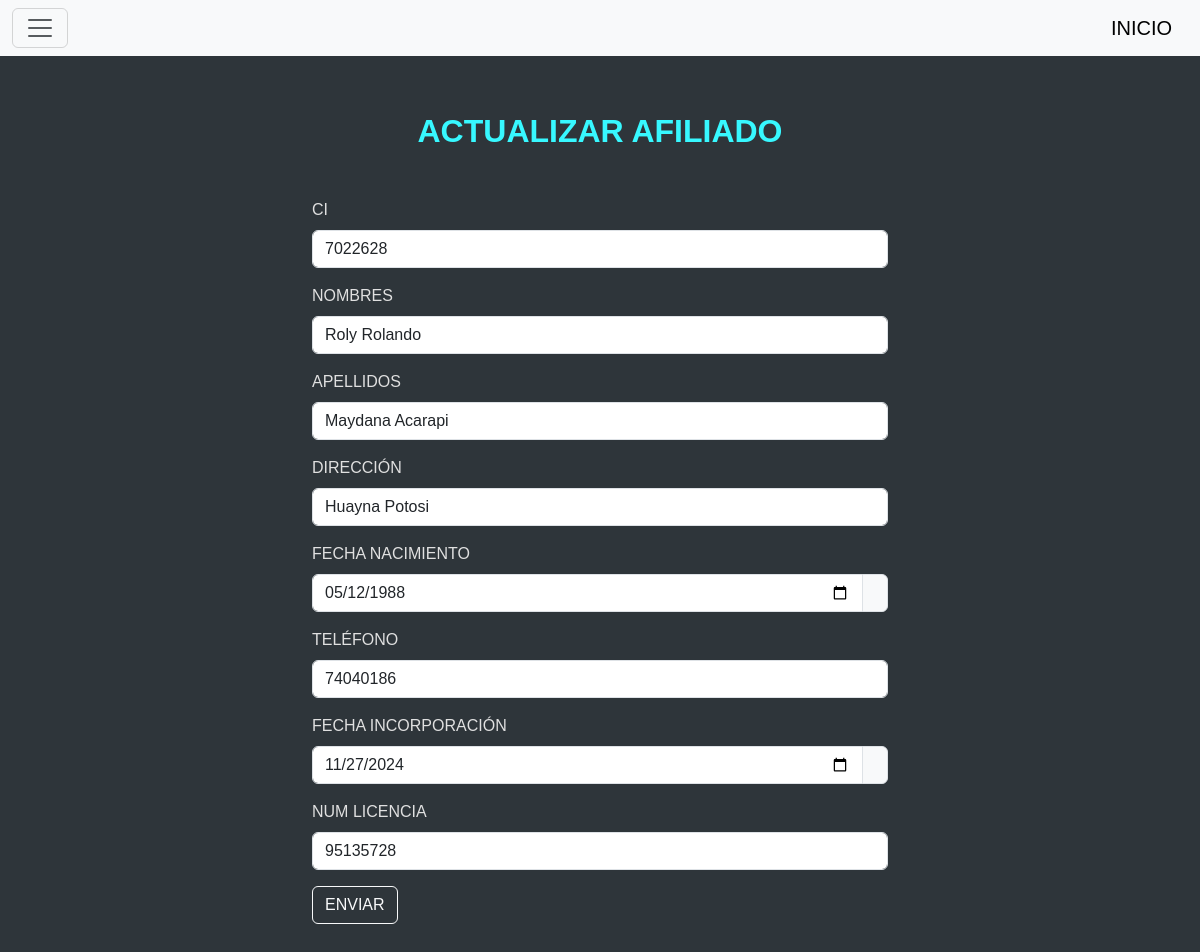
Page /edit/7022628 (signed in) on the earlier database version.
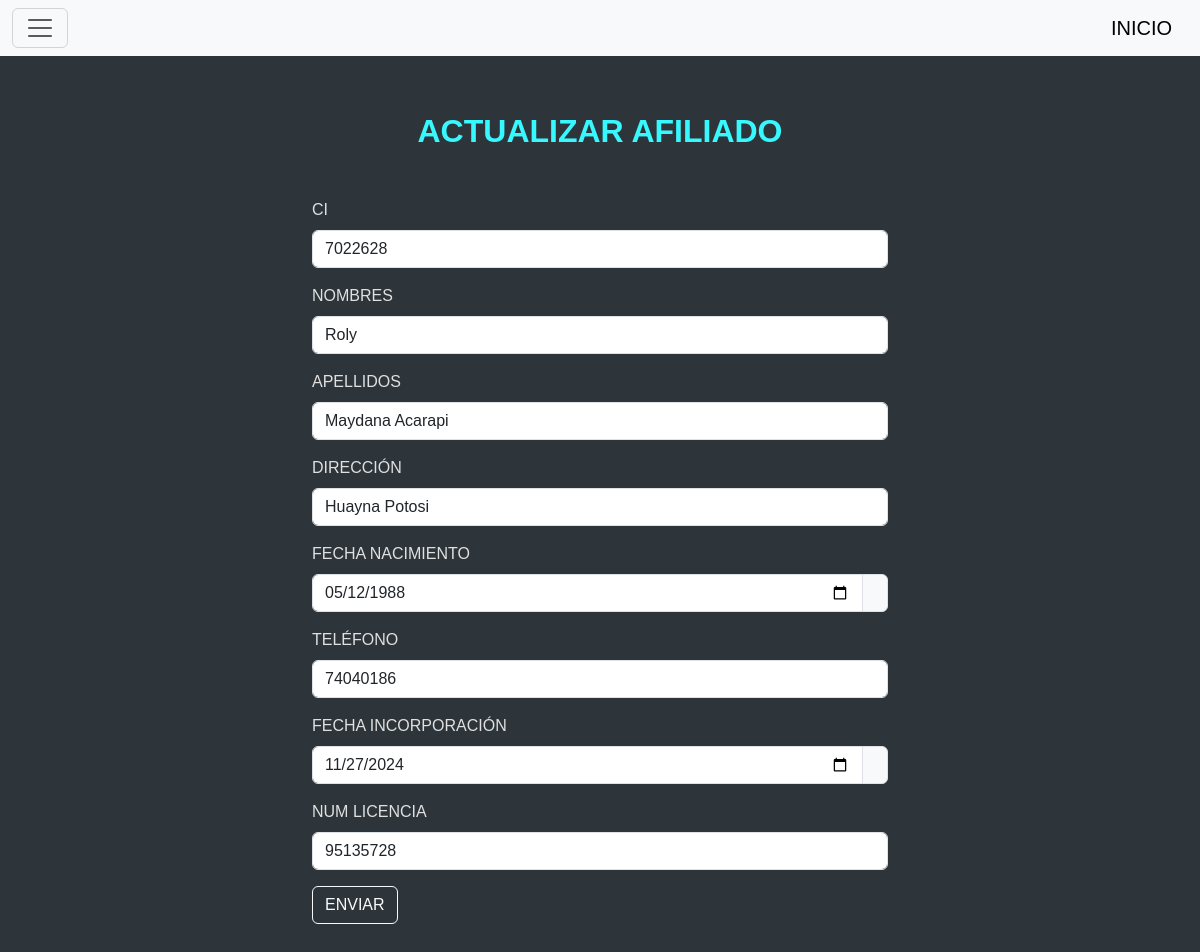
Same page on the later database version.
### tables this page shows
CREATE TABLE afiliado(
        ci INTEGER PRIMARY KEY,
        nombres TEXT NOT NULL,
        apellidos TEXT NOT NULL,
        direccion TEXT NOT NULL,
        fecha_nacimiento DATE NOT NULL,
        telefono INTEGER NOT NULL,
        fecha_incorporacion DATE NOT NULL,
        nro_licencia TEXT NOT NULL
        );

### blueprints/afiliados/__init__.py (the view)
@afiliados_bp.route("/edit/<int:ci>")
def afiliado_edit(ci):
    if not verifica():
        return redirect(url_for('afiliados.index'))
    conn=sqlite3.connect("star_service.db")
    conn.row_factory=sqlite3.Row
    cur=conn.cursor()
    cur.execute("SELECT * FROM afiliado WHERE ci=?",(ci,))
    afiliado=cur.fetchone()
    conn.close()
    return render_template("editar_afi.html",afiliado=afiliado)

### blueprints/afiliados/__init__.py (called while the page is built)
def verifica():
    if 'cargo' not in session or session['cargo'] != "Administrador":
        return False
    return True

### blueprints/afiliados/templates/editar_afi.html (shortened to what this page needs)
{% include 'header.html' %}
<div class="container mt-5" style="max-width: 600px;">
    <h2 class="fw-bold">ACTUALIZAR AFILIADO</h2>
</div>
<div class="container mt-5" style="max-width: 600px;">
<form action="{{url_for('afiliados.afiliados_update')}}" method="POST">
        <div class="mb-3">
            <label class="form-label">CI</label>
            <input type="text"  class="form-control" name="ci" value="{{afiliado['ci']}}">
        </div>
        <div class="mb-3">
            <label class="form-label">NOMBRES</label>
            <input type="text" class="form-control" value="{{afiliado['nombres']}}" name="nombres">
        </div>
        <div class="mb-3">
            <label class="form-label">APELLIDOS</label>
            <input type="text" class="form-control" value="{{afiliado['apellidos']}}" name="apellidos">
        </div>
        <div class="mb-3">
            <label class="form-label">DIRECCIÓN</label>
            <input type="text" class="form-control" value="{{afiliado['direccion']}}" name="direccion">
        </div>
        <div class="mb-3">
            <label class="form-label">FECHA NACIMIENTO</label>
            <div class="input-group">
                <input type="date" class="form-control" name="fecha_nacimiento" value="{{afiliado['fecha_nacimiento']}}">
                <span class="input-group-text"></span>
            </div>
        </div>
        <div class="mb-3">
            <label class="form-label">TELÉFONO</label>
            <input type="number" class="form-control" value="{{afiliado['telefono']}}" name="telefono">
        </div>
        <div class="mb-3">
            <label class="form-label">FECHA INCORPORACIÓN</label>
            <div class="input-group">
                <input type="date" class="form-control" name="fecha_incorporacion" value="{{afiliado['fecha_incorporacion']}}">
                <span class="input-group-text"></span>
            </div>
        </div>
        <div class="mb-3">
            <label class="form-label">NUM LICENCIA</label>
            <input type="text" class="form-control" value="{{afiliado['nro_licencia']}}" name="nro_licencia">
        </div>
        <button type="submit" class="btn btn-outline-light">ENVIAR</button>
</form>
</div>
{% include 'footer.html' %}

Differences in the rows shown:
changed afiliado "Maydana Acarapi": nombres "Roly Rolando" → "Roly"
